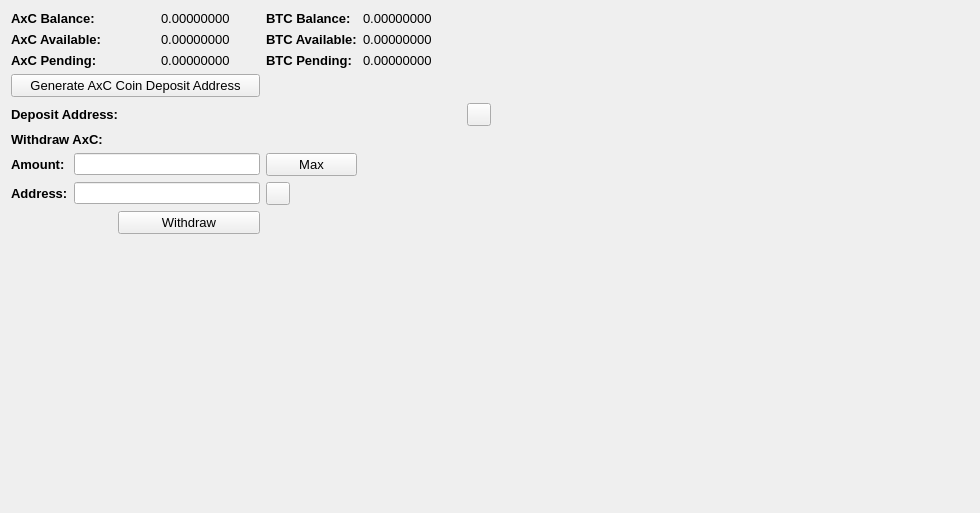
     <widget class="QWidget" name="BalanceTab">
      <attribute name="title">
       <string>Balance</string>
      </attribute>
      <layout class="QGridLayout" name="gridLayout_2">
       <item row="0" column="0" colspan="2">
        <widget class="QLabel" name="label_11">
         <property name="font">
          <font>
           <pointsize>10</pointsize>
           <weight>75</weight>
           <bold>true</bold>
          </font>
         </property>
         <property name="text">
          <string>AxC Balance:</string>
         </property>
        </widget>
       </item>
       <item row="0" column="3">
        <widget class="QLabel" name="HMBalanceLabel">
         <property name="font">
          <font>
           <pointsize>10</pointsize>
          </font>
         </property>
         <property name="text">
          <string>0.00000000</string>
         </property>
         <property name="textInteractionFlags">
          <set>Qt::LinksAccessibleByMouse|Qt::TextSelectableByMouse</set>
         </property>
        </widget>
       </item>
       <item row="0" column="4">
        <widget class="QLabel" name="label_12">
         <property name="font">
          <font>
           <pointsize>10</pointsize>
           <weight>75</weight>
           <bold>true</bold>
          </font>
         </property>
         <property name="text">
          <string>BTC Balance:</string>
         </property>
        </widget>
       </item>
       <item row="0" column="5">
        <widget class="QLabel" name="BitcoinBalanceLabel">
         <property name="font">
          <font>
           <pointsize>10</pointsize>
          </font>
         </property>
         <property name="text">
          <string>0.00000000</string>
         </property>
         <property name="textInteractionFlags">
          <set>Qt::LinksAccessibleByMouse|Qt::TextSelectableByMouse</set>
         </property>
        </widget>
       </item>
       <item row="0" column="7" rowspan="10">
        <spacer name="horizontalSpacer_4">
         <property name="orientation">
          <enum>Qt::Horizontal</enum>
         </property>
         <property name="sizeHint" stdset="0">
          <size>
           <width>478</width>
           <height>488</height>
          </size>
         </property>
        </spacer>
       </item>
       <item row="1" column="0" colspan="2">
        <widget class="QLabel" name="label_13">
         <property name="font">
          <font>
           <pointsize>10</pointsize>
           <weight>75</weight>
           <bold>true</bold>
          </font>
         </property>
         <property name="text">
          <string>AxC Available:</string>
         </property>
        </widget>
       </item>
       <item row="1" column="3">
        <widget class="QLabel" name="HMAvailableLabel_2">
         <property name="font">
          <font>
           <pointsize>10</pointsize>
          </font>
         </property>
         <property name="text">
          <string>0.00000000</string>
         </property>
         <property name="textInteractionFlags">
          <set>Qt::LinksAccessibleByMouse|Qt::TextSelectableByMouse</set>
         </property>
        </widget>
       </item>
       <item row="1" column="4">
        <widget class="QLabel" name="label_15">
         <property name="font">
          <font>
           <pointsize>10</pointsize>
           <weight>75</weight>
           <bold>true</bold>
          </font>
         </property>
         <property name="text">
          <string>BTC Available:</string>
         </property>
        </widget>
       </item>
       <item row="1" column="5">
        <widget class="QLabel" name="BitcoinAvailableLabel">
         <property name="font">
          <font>
           <pointsize>10</pointsize>
          </font>
         </property>
         <property name="text">
          <string>0.00000000</string>
         </property>
         <property name="textInteractionFlags">
          <set>Qt::LinksAccessibleByMouse|Qt::TextSelectableByMouse</set>
         </property>
        </widget>
       </item>
       <item row="2" column="0" colspan="2">
        <widget class="QLabel" name="label_14">
         <property name="font">
          <font>
           <pointsize>10</pointsize>
           <weight>75</weight>
           <bold>true</bold>
          </font>
         </property>
         <property name="text">
          <string>AxC Pending:</string>
         </property>
        </widget>
       </item>
       <item row="2" column="3">
        <widget class="QLabel" name="HMPendingLabel">
         <property name="font">
          <font>
           <pointsize>10</pointsize>
          </font>
         </property>
         <property name="text">
          <string>0.00000000</string>
         </property>
         <property name="textInteractionFlags">
          <set>Qt::LinksAccessibleByMouse|Qt::TextSelectableByMouse</set>
         </property>
        </widget>
       </item>
       <item row="2" column="4">
        <widget class="QLabel" name="label_31">
         <property name="font">
          <font>
           <pointsize>10</pointsize>
           <weight>75</weight>
           <bold>true</bold>
          </font>
         </property>
         <property name="text">
          <string>BTC Pending:</string>
         </property>
        </widget>
       </item>
       <item row="2" column="5">
        <widget class="QLabel" name="BitcoinPendingLabel">
         <property name="font">
          <font>
           <pointsize>10</pointsize>
          </font>
         </property>
         <property name="text">
          <string>0.00000000</string>
         </property>
         <property name="textInteractionFlags">
          <set>Qt::LinksAccessibleByMouse|Qt::TextSelectableByMouse</set>
         </property>
        </widget>
       </item>
       <item row="3" column="0" colspan="4">
        <widget class="QPushButton" name="GenDepositBTN">
         <property name="font">
          <font>
           <pointsize>10</pointsize>
          </font>
         </property>
         <property name="text">
          <string>Generate AxC Coin Deposit Address</string>
         </property>
        </widget>
       </item>
       <item row="4" column="0" colspan="3">
        <widget class="QLabel" name="label_33">
         <property name="font">
          <font>
           <pointsize>10</pointsize>
           <weight>75</weight>
           <bold>true</bold>
          </font>
         </property>
         <property name="text">
          <string>Deposit Address:</string>
         </property>
        </widget>
       </item>
       <item row="4" column="3" colspan="3">
        <widget class="QLabel" name="DepositAddressLabel">
         <property name="minimumSize">
          <size>
           <width>300</width>
           <height>0</height>
          </size>
         </property>
         <property name="palette">
          <palette>
           <active>
            <colorrole role="WindowText">
             <brush brushstyle="SolidPattern">
              <color alpha="255">
               <red>0</red>
               <green>0</green>
               <blue>0</blue>
              </color>
             </brush>
            </colorrole>
            <colorrole role="Text">
             <brush brushstyle="SolidPattern">
              <color alpha="255">
               <red>0</red>
               <green>0</green>
               <blue>255</blue>
              </color>
             </brush>
            </colorrole>
           </active>
           <inactive>
            <colorrole role="WindowText">
             <brush brushstyle="SolidPattern">
              <color alpha="255">
               <red>0</red>
               <green>0</green>
               <blue>0</blue>
              </color>
             </brush>
            </colorrole>
            <colorrole role="Text">
             <brush brushstyle="SolidPattern">
              <color alpha="255">
               <red>0</red>
               <green>0</green>
               <blue>255</blue>
              </color>
             </brush>
            </colorrole>
           </inactive>
           <disabled>
            <colorrole role="WindowText">
             <brush brushstyle="SolidPattern">
              <color alpha="255">
               <red>120</red>
               <green>120</green>
               <blue>120</blue>
              </color>
             </brush>
            </colorrole>
            <colorrole role="Text">
             <brush brushstyle="SolidPattern">
              <color alpha="255">
               <red>120</red>
               <green>120</green>
               <blue>120</blue>
              </color>
             </brush>
            </colorrole>
           </disabled>
          </palette>
         </property>
         <property name="font">
          <font>
           <pointsize>10</pointsize>
           <weight>75</weight>
           <bold>true</bold>
          </font>
         </property>
         <property name="text">
          <string/>
         </property>
         <property name="alignment">
          <set>Qt::AlignRight|Qt::AlignTrailing|Qt::AlignVCenter</set>
         </property>
         <property name="textInteractionFlags">
          <set>Qt::LinksAccessibleByMouse|Qt::TextSelectableByKeyboard|Qt::TextSelectableByMouse</set>
         </property>
        </widget>
       </item>
       <item row="4" column="6">
        <widget class="QToolButton" name="DepositCopyButton">
         <property name="toolTip">
          <string>Copy to clipboard</string>
         </property>
         <property name="text">
          <string/>
         </property>
         <property name="icon">
          <iconset resource="../bitcoin.qrc">
           <normaloff>:/icons/editcopy</normaloff>:/icons/editcopy</iconset>
         </property>
         <property name="shortcut">
          <string>Alt+P</string>
         </property>
        </widget>
       </item>
       <item row="5" column="0" colspan="2">
        <widget class="QLabel" name="label_34">
         <property name="font">
          <font>
           <pointsize>10</pointsize>
           <weight>75</weight>
           <bold>true</bold>
          </font>
         </property>
         <property name="text">
          <string>Withdraw AxC:</string>
         </property>
        </widget>
       </item>
       <item row="6" column="0">
        <widget class="QLabel" name="label_26">
         <property name="font">
          <font>
           <pointsize>10</pointsize>
           <weight>75</weight>
           <bold>true</bold>
          </font>
         </property>
         <property name="text">
          <string>Amount:</string>
         </property>
        </widget>
       </item>
       <item row="6" column="1" colspan="3">
        <widget class="QLineEdit" name="WithdrawUnitsInput">
         <property name="font">
          <font>
           <pointsize>9</pointsize>
           <weight>75</weight>
           <bold>true</bold>
          </font>
         </property>
         <property name="text">
          <string/>
         </property>
        </widget>
       </item>
       <item row="6" column="4">
        <widget class="QPushButton" name="Withdraw_Max_Amount">
         <property name="font">
          <font>
           <pointsize>10</pointsize>
          </font>
         </property>
         <property name="text">
          <string>Max</string>
         </property>
        </widget>
       </item>
       <item row="7" column="0">
        <widget class="QLabel" name="label_10">
         <property name="font">
          <font>
           <pointsize>10</pointsize>
           <weight>75</weight>
           <bold>true</bold>
          </font>
         </property>
         <property name="text">
          <string>Address:</string>
         </property>
        </widget>
       </item>
       <item row="7" column="1" colspan="3">
        <widget class="QLineEdit" name="WithdrawAddress">
         <property name="font">
          <font>
           <pointsize>9</pointsize>
           <weight>75</weight>
           <bold>true</bold>
          </font>
         </property>
        </widget>
       </item>
       <item row="7" column="4">
        <widget class="QToolButton" name="WithdrawPasteButton">
         <property name="toolTip">
          <string>Paste from clipboard</string>
         </property>
         <property name="text">
          <string/>
         </property>
         <property name="icon">
          <iconset resource="../bitcoin.qrc">
           <normaloff>:/icons/editpaste</normaloff>:/icons/editpaste</iconset>
         </property>
         <property name="shortcut">
          <string>Alt+P</string>
         </property>
        </widget>
       </item>
       <item row="8" column="2" colspan="2">
        <widget class="QPushButton" name="WithdrawUnitsBtn">
         <property name="font">
          <font>
           <pointsize>10</pointsize>
          </font>
         </property>
         <property name="text">
          <string>Withdraw</string>
         </property>
        </widget>
       </item>
       <item row="9" column="0" colspan="6">
        <spacer name="verticalSpacer">
         <property name="orientation">
          <enum>Qt::Vertical</enum>
         </property>
         <property name="sizeHint" stdset="0">
          <size>
           <width>428</width>
           <height>262</height>
          </size>
         </property>
        </spacer>
       </item>
      </layout>
      <zorder>label_31</zorder>
      <zorder>label_15</zorder>
      <zorder>label_12</zorder>
      <zorder>label_14</zorder>
      <zorder>label_13</zorder>
      <zorder>label_11</zorder>
      <zorder>BitcoinBalanceLabel</zorder>
      <zorder>HMBalanceLabel</zorder>
      <zorder>HMAvailableLabel_2</zorder>
      <zorder>HMPendingLabel</zorder>
      <zorder>BitcoinAvailableLabel</zorder>
      <zorder>BitcoinPendingLabel</zorder>
      <zorder>label_33</zorder>
      <zorder>GenDepositBTN</zorder>
      <zorder>DepositAddressLabel</zorder>
      <zorder>Withdraw_Max_Amount</zorder>
      <zorder>label_34</zorder>
      <zorder>WithdrawUnitsInput</zorder>
      <zorder>label_10</zorder>
      <zorder>label_26</zorder>
      <zorder>WithdrawAddress</zorder>
      <zorder>WithdrawUnitsBtn</zorder>
      <zorder>horizontalSpacer_4</zorder>
      <zorder>verticalSpacer</zorder>
      <zorder>WithdrawPasteButton</zorder>
      <zorder>DepositCopyButton</zorder>
     </widget>
